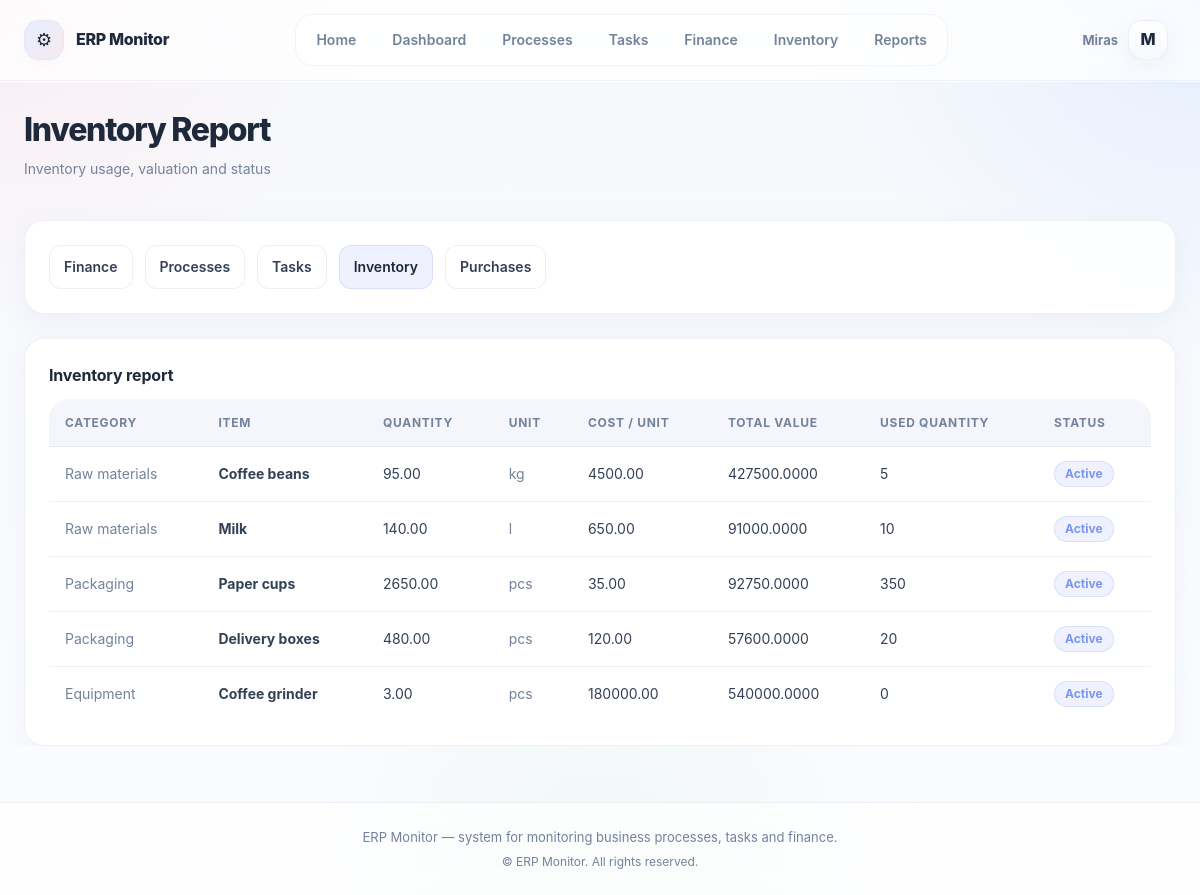
/reports/inventory/ (signed in), run on the app's committed database.
### accounts/models.py (models this page shows, shortened)
class User(AbstractUser):
    ROLE_CHOICES = (
        ("ADMIN", "Admin"),
        ("MANAGER", "Manager"),
        ("EMPLOYEE", "Employee"),
    )
    role = models.CharField(
        max_length=20,
        choices=ROLE_CHOICES,
        default="EMPLOYEE",
    )

### inventory/models.py (models this page shows, shortened)
class InventoryItem(models.Model):
    name = models.CharField(max_length=255)
    category = models.ForeignKey(
        InventoryCategory,
        on_delete=models.SET_NULL,
        null=True,
        blank=True,
        related_name="items",
    )
    quantity = models.DecimalField(
        max_digits=12,
        decimal_places=2,
        default=0,
    )
    unit = models.CharField(
        max_length=50,
        help_text="pcs, kg, l, m², etc."
    )
    cost_per_unit = models.DecimalField(
        max_digits=12,
        decimal_places=2,
        null=True,
        blank=True,
        help_text="Optional, for cost calculation"
    )
    is_active = models.BooleanField(default=True)
    created_at = models.DateTimeField(auto_now_add=True)

class InventoryCategory(models.Model):
    name = models.CharField(max_length=100)
    def __str__(self):
        return self.name

### reports/views.py (the view)
# urls.py: path("inventory/", views.inventory_report, name="inventory_report"),
def inventory_report(request):
    items = (
        InventoryItem.objects
        .select_related("category")
        .all()
    )
    report = []
    for item in items:
        used_quantity = (
            InventoryUsage.objects
            .filter(item=item)
            .aggregate(total=Sum("quantity"))
            .get("total")
        ) or 0
        total_value = None
        if item.cost_per_unit is not None:
            total_value = item.quantity * item.cost_per_unit
        report.append({
            "item": item,
            "category": item.category,
            "quantity": item.quantity,
            "unit": item.unit,
            "cost_per_unit": item.cost_per_unit,
            "used_quantity": used_quantity,
            "total_value": total_value,
            "is_active": item.is_active,
        })
    return render(
        request,
        "reports/inventory.html",
        {"report": report},
    )

### templates/reports/inventory.html (shortened to what this page needs)
{% extends "base.html" %}
{% block content %}
<div class="page-header fade-in">
    <h1 class="page-title">Inventory Report</h1>
    <p class="page-subtitle">
        Inventory usage, valuation and status
    </p>
</div>
<section class="dashboard-section fade-in">
    <div class="card">
        <nav class="reports-nav">
            <a href="{% url 'finance_report' %}"
               class="reports-link {% if request.path == '/reports/finance/' %}active{% endif %}">
                Finance
            </a>
            <a href="{% url 'process_report' %}"
               class="reports-link {% if request.path == '/reports/processes/' %}active{% endif %}">
                Processes
            </a>
            <a href="{% url 'task_report' %}"
               class="reports-link {% if request.path == '/reports/tasks/' %}active{% endif %}">
                Tasks
            </a>
            <a href="{% url 'inventory_report' %}"
               class="reports-link {% if request.path == '/reports/inventory/' %}active{% endif %}">
                Inventory
            </a>
            <a href="{% url 'purchase_report' %}"
               class="reports-link {% if request.path == '/reports/purchases/' %}active{% endif %}">
                Purchases
            </a>
        </nav>
    </div>
</section>
<section class="dashboard-section fade-in">
    <div class="card">
        <div class="card-title">Inventory report</div>
        <table class="table">
            <thead>
                <tr>
                    <th>Category</th>
                    <th>Item</th>
                    <th>Quantity</th>
                    <th>Unit</th>
                    <th>Cost / unit</th>
                    <th>Total value</th>
                    <th>Used quantity</th>
                    <th>Status</th>
                </tr>
            </thead>
            <tbody>
                {% for row in report %}
                <tr>
                    <td class="muted">{{ row.category }}</td>
                    <td>
                        <strong>{{ row.item.name }}</strong>
                    </td>
                    <td>{{ row.quantity }}</td>
                    <td class="muted">{{ row.unit }}</td>
                    <td>{{ row.cost_per_unit }}</td>
                    <td>
                        <span class="{% if row.total_value < 0 %}danger{% endif %}">
                            {{ row.total_value }}
                        </span>
                    </td>
                    <td>{{ row.used_quantity }}</td>
                    <td>
                        {% if row.is_active %}
                            <span class="badge active">Active</span>
                        {% else %}
                            <span class="badge success">Inactive</span>
                        {% endif %}
                    </td>
                </tr>
                {% empty %}
                <tr>
                    <td colspan="8" class="muted">
                        No inventory data
                    </td>
                </tr>
                {% endfor %}
            </tbody>
        </table>
    </div>
</section>
{% endblock %}

### templates/base.html (shortened to what this page needs)
{% load static %}
<!DOCTYPE html>
<html lang="en" data-theme="light">
<head>
    <link rel="stylesheet" href="{% static 'css/main.css' %}">
</head> <body class="app">
<header class="app-header">
    <div class="container header-container">
        <div class="brand">
            <span class="brand-logo">⚙</span>
            <span class="brand-title">ERP Monitor</span>
        </div>
        <nav class="main-nav">
            <a href="/" class="nav-link">Home</a>
            {% if request.user.is_authenticated %}
                <a href="/dashboard" class="nav-link">Dashboard</a>
                {% if request.user.role != "EMPLOYEE" %}
                    <a href="/processes/" class="nav-link">Processes</a>
                {% endif %}
                <a href="/tasks/" class="nav-link">Tasks</a>
                {% if request.user.role != "EMPLOYEE" %}
                    <a href="/finance/" class="nav-link">Finance</a>
                    <a href="/inventory/" class="nav-link">Inventory</a>
                    <a href="/reports/" class="nav-link">Reports</a>
                {% endif %}
            {% endif %}
        </nav>
        <div class="user-menu">
            {% if request.user.is_authenticated %}
                <div class="user-dropdown">
                    <button class="user-dropdown__button" type="button">
                        <span class="user-name">{{ request.user.username }}</span>
                        <span class="user-avatar">
                            {{ request.user.username|first|upper }}
                        </span>
                    </button>
                </div>
            {% else %}
                <div class="auth-links">
                    <a href="{% url 'register' %}" class="nav-link">Register</a>
                    <a href="{% url 'login' %}" class="nav-link">Login</a>
                </div>
            {% endif %}
        </div>
    </div>
</header>
<div class="app-layout">
    {% block main %}
    <main class="app-content">
        <div class="container content-container">
            {% block content %}{% endblock %} </div>
    </main>
    {% endblock %}
</div>
<footer class="app-footer">
    <div class="container footer-container">
        <p class="footer-text"> ERP Monitor — system for monitoring business processes, tasks and finance. </p>
        <p class="footer-copy"> © {{ now|date:"Y" }} ERP Monitor. All rights reserved. </p>
    </div> </footer>
</body>
</html>

### data on the page
User: user.username "Miras", user.username|first "M"
InventoryItem: category "Raw materials", item.name "Coffee beans", quantity "95.00", unit "kg", cost_per_unit "4500.00", total_value "427500.0000", used_quantity "5"
InventoryItem: category "Raw materials", item.name "Milk", quantity "140.00", unit "l", cost_per_unit "650.00", total_value "91000.0000", used_quantity "10"
InventoryItem: category "Packaging", item.name "Paper cups", quantity "2650.00", unit "pcs", cost_per_unit "35.00", total_value "92750.0000", used_quantity "350"
InventoryItem: category "Packaging", item.name "Delivery boxes", quantity "480.00", unit "pcs", cost_per_unit "120.00", total_value "57600.0000", used_quantity "20"
InventoryItem: category "Equipment", item.name "Coffee grinder", quantity "3.00", unit "pcs", cost_per_unit "180000.00", total_value "540000.0000", used_quantity "0"
